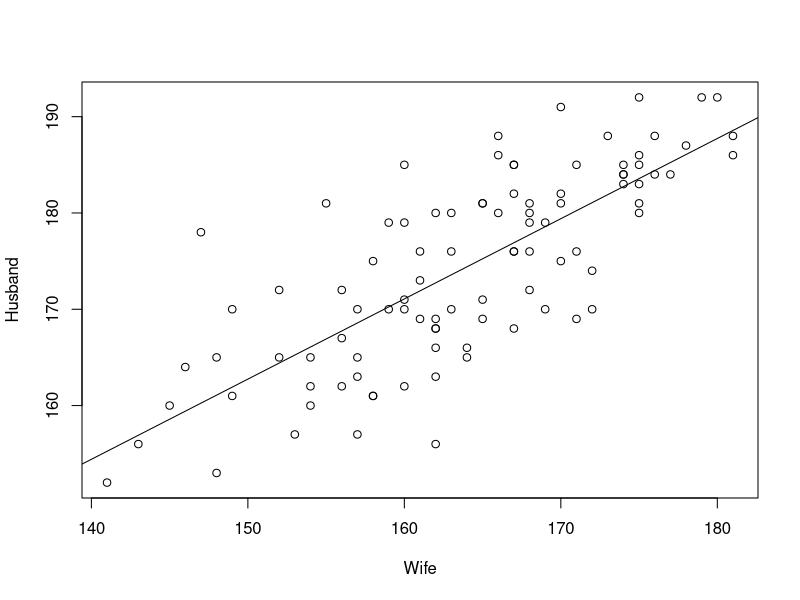
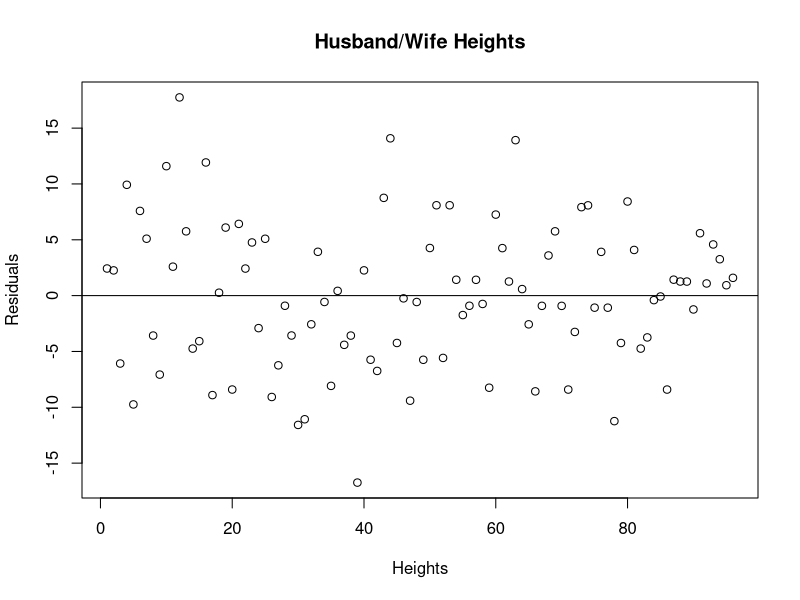

Reproduce these figures in R, in order.
heights <- read.table('Heights.txt', header = TRUE)
attach(heights)
#print(Wife)

# Plot df. Wife x-axis and Husband y-axis
plot(Wife, Husband)

# Fit the simple linear regression model between Husband and Wife
heights.lm <- lm(Husband ~ Wife)

# Draw fitted line onto the plot
abline(heights.lm)

# Display the list of objects under heights.lm
print(names(heights.lm))

# Risidual plot
heights.res <- resid(heights.lm)
plot(heights.res, ylab="Residuals", xlab="Heights", main="Husband/Wife Heights")
abline(0, 0)

# Display summary
print(summary(heights.lm))

# Display r-squared
print("R-squared is:")
print(summary(heights.lm)$r.squared)

# Display Coefficient value
print("Coefficient Value for Husband and Wife:")
print(heights.lm$coefficients)

# Is the Coefficient of Wife valid?
pVal <- summary(heights.lm)$coefficients[2,4]
if (pVal < 0.01) {
    print("Coefficient of Wife is not valid")
    print(pVal)
} else {
    print("At the significance level of 1%, coefficient of Wife is valid")
}